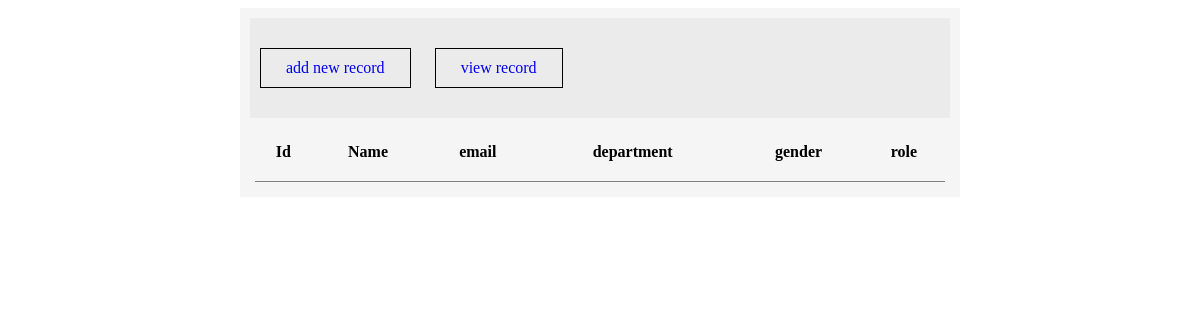
Page /view.php on the earlier database version.
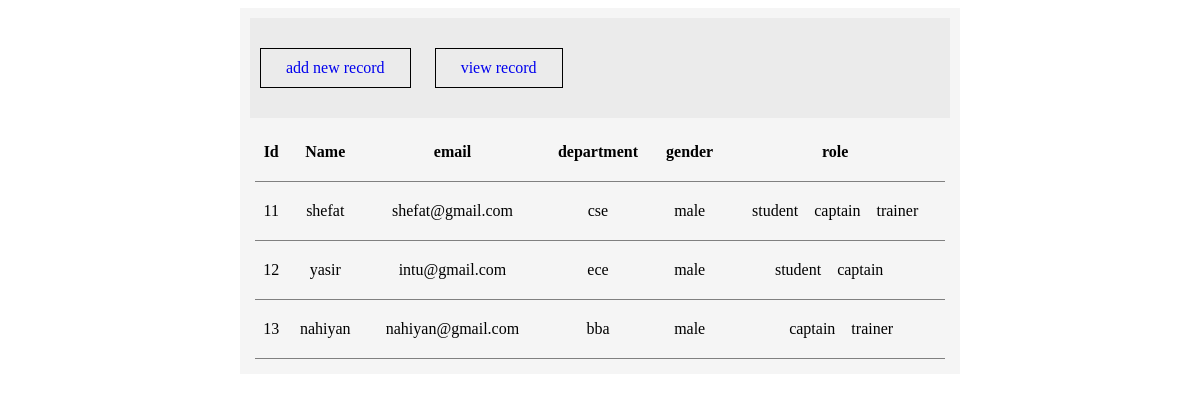
Same page on the later database version.
### tables this page shows
CREATE TABLE `student_information` (
  `name` varchar(100) DEFAULT NULL,
  `email` varchar(100) DEFAULT NULL,
  `password` varchar(100) DEFAULT NULL,
  `department` varchar(100) DEFAULT NULL,
  `gender` varchar(100) DEFAULT NULL,
  `role1` varchar(100) DEFAULT NULL,
  `role2` varchar(100) DEFAULT NULL,
  `role3` varchar(100) DEFAULT NULL,
  `id` int(11) NOT NULL
);

### view.php (the view, shortened to what this page needs)
<!DOCTYPE html>
<html lang="en">
<?php
    $con=mysqli_connect('localhost','root','','student_infor');
?>
<head>
    <link rel="stylesheet" href="style2.css">
</head>
<body>
    <div class="body body2">
        <div class="nav">
            <a href="index2.php">add new record</a>
            <a href="view.php">view record</a>
        </div>
        <table class="table product-overview" cellspacing="0" cellpadding="0">
            <thead>
                <tr>
                    <th>Id</th>
                    <th>Name</th>
                    <th>email</th>
                    <th>department</th>
                    <th>gender</th>
                    <th>role</th>
                </tr>
            </thead>
            <tbody>
                <?php
                    $select = "SELECT * FROM student_information";
                    $all = mysqli_query($con,$select);
                    while( $data = mysqli_fetch_assoc($all)){
                ?>
                <tr>
                    <td><?= $data['id'];?></td>
                    <td><?= $data['name'];?></td>
                    <td><?= $data['email'];?></td>
                    <td><?= $data['department'];?></td>
                    <td><?= $data['gender'];?></td>
                    <td><?= $data['role1'];?> &nbsp;&nbsp; <?= $data['role2'];?> &nbsp;&nbsp; <?= $data['role3']; ""?></td>
                </tr>
                <?php } ?>
            </tbody>
        </table>
    </div>
</body>
</html>

### style2.css (style rules this page uses)
.body { width: 500px; overflow: hidden; margin: 0 auto; padding: 10px; background: #f5f5f5; }
.body2 { width: 700px; }
.nav { width: 100%; overflow: hidden; padding: 30px 0px; background: #ebebeb }
.nav a { display: inline-block; padding: 10px 25px; margin: 0px 10px; border: 1px solid black; text-decoration: none; }

### view.php (style rules this page uses)
table { padding: 5px; width: 100%; text-align: center; }
td,th { border-bottom: 1px solid gray; padding: 20px 5px; }

Differences in the rows shown:
added student_information: id "11", name "shefat", email "shefat@gmail.com", department "cse", gender "male", role1 "student", role2 "captain", role3 "trainer"
added student_information: id "12", name "yasir", email "intu@gmail.com", department "ece", gender "male", role1 "student", role2 "captain"
added student_information: id "13", name "nahiyan", email "nahiyan@gmail.com", department "bba", gender "male", role2 "captain", role3 "trainer"
